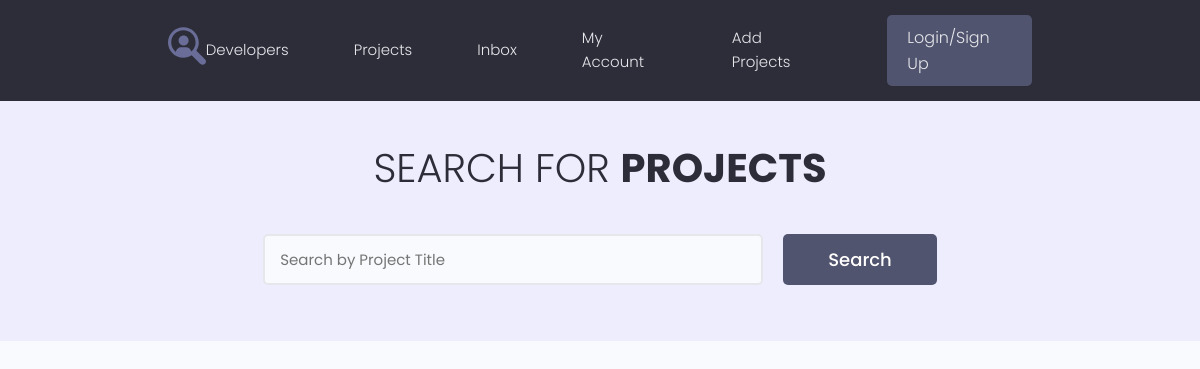
Before: /projects/ with the older database file.
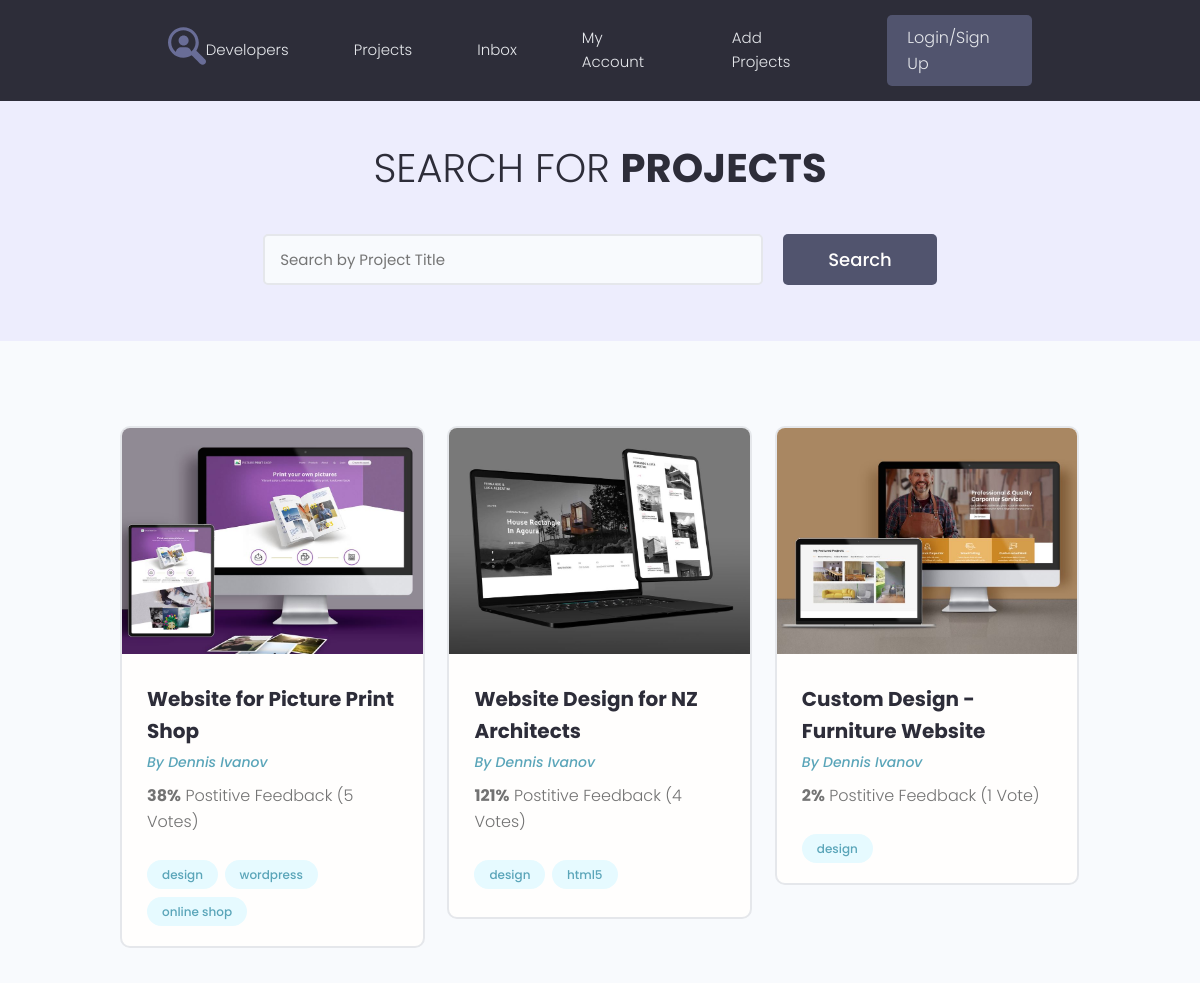
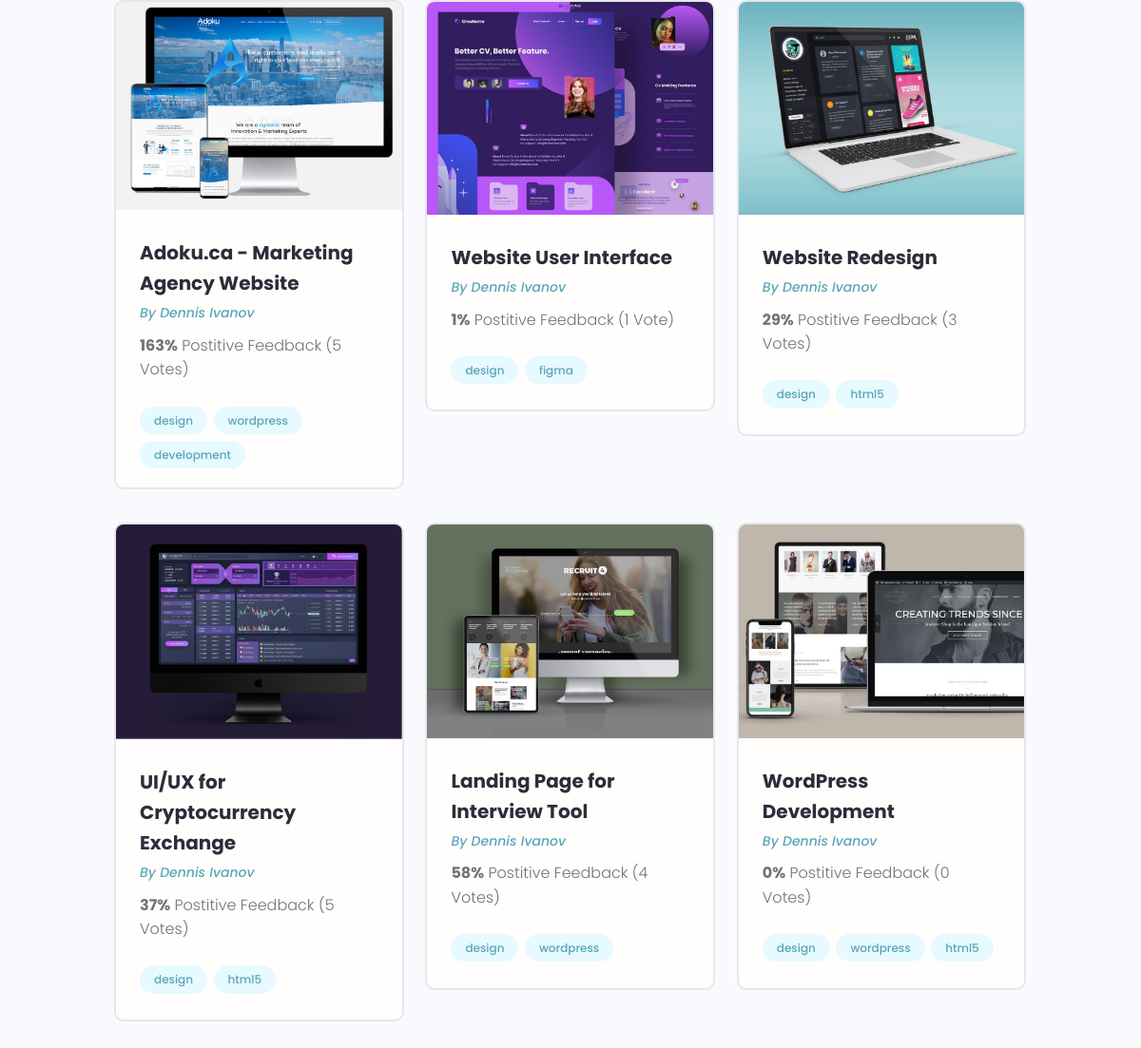
After: the same page with the newer database file (2 pictures, top to bottom).
### projects/models.py (models this page shows, shortened)
class Project(models.Model):
    owner = models.ForeignKey(Profile, on_delete=models.SET_NULL, null=True, blank=True)
    title = models.CharField(max_length=200) # Название самого какого то проекта
    description = models.TextField(null=True, blank=True) # Поле по больше(Пустое поле, по умолчанию null)
    featured_image = models.ImageField(null=True, blank=True, upload_to='projects/%Y/%m/%d/', default='default.jpg') # Поле для изображения, поле будет заполняться динамически. upload_to - указывает по какому пути будет загружаться изображение. default='default.jpg' не указываем путь к папке, значит она должна лежать в медиа.
    demo_link = models.CharField(max_length=2000, null=True, blank=True) # будет два перехода
    source_link = models.CharField(max_length=2000, null=True, blank=True)
    tags = models.ManyToManyField('Tag', blank=True)
    vote_total = models.IntegerField(default=0, null=True, blank=True) # для подсчёта кол-ва процентов
    vote_ratio = models.IntegerField(default=0, null=True, blank=True) # для подсчёта кол-ва
    created = models.DateTimeField(auto_now_add=True)  # Дата создания какого-то проекта.

class Tag(models.Model):
    name = models.CharField(max_length=200)
    created = models.DateTimeField(auto_now_add=True) # Дата создания тега
    def __str__(self):
        return self.name

### projects/views.py (the view)
# urls.py: path('projects/', include('projects.urls')),  # подключаем документ по пути, делаем главную страницу index.html
def projects(request):
    pr = Project.objects.all()
    context = {'projects': pr}
    return render(request, 'projects/projects.html', context)

### projects/templates/projects/projects.html (shortened to what this page needs)
{% extends 'projects/base.html' %}
{% block content %}
<main class="projects">
    <section class="hero-section text-center">
        <div class="container container--narrow">
            <div class="hero-section__box">
                <h2>Search for <span>Projects</span></h2>
            </div>
            <div class="hero-section__search">
                <form class="form" action="#" method="get">
                    <div class="form__field">
                        <input class="input input--text" id="formInput#search" type="text" name="text"
                               placeholder="Search by Project Title"/>
                    </div>
                    <input class="btn btn--sub btn--lg" type="submit" value="Search"/>
                </form>
            </div>
        </div>
    </section>
    <section class="projectsList">
        <div class="container">
            <div class="grid grid--three">
                {% for project in projects %}
                <div class="column">
                    <div class="card project">
                        <a href="{% url 'project' project.id %}" class="project">
                            <img class="project__thumbnail" src="{{ project.featured_image.url }}" alt="project thumbnail">
                            <div class="card__body">
                                <h3 class="project__title">{{ project.title }}</h3>
                                <p><a class="project__author" href="{% url 'project' project.id %}">By Dennis Ivanov</a></p>
                                <p class="project--rating">
                                    <span style="font-weight: bold;">{{ project.vote_total }}%</span> Postitive
                                    Feedback ({{ project.vote_ratio }} Vote{{ project.vote_ratio|pluralize:'s' }})
                                </p>
                                <div class="project__tags">
                                    {% for tag in project.tags.all %}
                                    <span class="tag tag--pill tag--main">
                                        <small>{{ tag }}</small>
                                    </span>
                                    {%endfor%}
                                </div>
                            </div>
                        </a>
                    </div>
                </div>
                {% endfor %}
            </div>
        </div>
    </section>
</main>
{% endblock %}

### projects/templates/projects/base.html (shortened to what this page needs)
{% load static %}
<!Doctype html>
<html lang="en">
<head>
    <link rel="stylesheet" href="https://maxcdn.bootstrapcdn.com/font-awesome/4.5.0/css/font-awesome.min.css">
    <link rel="stylesheet" href="{% static 'uikit/styles/uikit.css' %}"/>
    <link rel="stylesheet" href="{% static 'styles/app.css' %}"/>
</head>
<body>
{% include 'projects/navbar.html' %}
{% block content %}{% endblock %}
</body>
</html>

### projects/templates/projects/navbar.html (shortened to what this page needs)
{% load static %}
<header class="header">
    <div class="container container--narrow">
        <a href="{% url 'profiles' %}" class="header__logo">
            <img src="{% static 'images/logo.svg' %}" alt="DevSearch Logo"/>
        </a>
        <nav class="header__nav">
            <ul class="header__menu">
                <li class="header__menuItem"><a href="{% url 'profiles' %}">Developers</a></li>
                <li class="header__menuItem"><a href="{% url 'projects' %}">Projects</a></li>
                <li class="header__menuItem"><a href="inbox.html">Inbox</a></li>
                <li class="header__menuItem"><a href="account.html">My Account</a></li>
                <li class="header__menuItem"><a href="{% url 'create_project' %}">Add Projects</a></li>
                <li class="header__menuItem"><a href="login.html" class="btn btn--sub">Login/Sign Up</a></li>
            </ul>
        </nav>
    </div>
</header>

### projects/static/styles/app.css (style rules this page uses)
:root { --color-sub: #2d2d39; }
.btn--sub { background-color: var(--color-sub-light); }
.card { border: 2px solid var(--color-light); }
img { width: 100%; }
.header { position: sticky; z-index: 111; background-color: var(--color-sub); padding: 1.5rem 0; }
.header > .container { display: flex; justify-content: space-between; align-items: center; }
.header__logo > img { height: 3.8rem; }
.header__nav > ul { display: inline-flex; align-items: center; list-style: none; gap: 6.5rem; }
.header__menuItem > a { color: var(--color-light); font-weight: 300; }
.hero-section { height: 40vh; display: flex; align-items: center; background-color: var(--color-sub); }
.hero-section__box { margin-bottom: 4rem; }
.hero-section__box > h2, .hero-section__box > h2 > span { font-size: 4rem; color: var(--color-light); line-height: 1.3; text-transform: uppercase; }
.hero-section__box > h2 { font-weight: 300; }
.hero-section__box > h2 > span { font-weight: 700; }
.hero-section__search > .form { display: flex; align-items: center; justify-content: center; gap: 2rem; }
.hero-section__search > .form input.input--text { width: 50rem; }
.project__author { font-size: 1.4rem; font-style: italic; }
.project--rating { margin-bottom: 1.6em; margin-top: .5em; }
.projects > .hero-section { background: var(--color-sub-lighter); height: 30vh; }
.projects .hero-section__box { margin-bottom: 2.5rem; }
.projects .hero-section__box > h2 { color: var(--color-sub); }
.projects .hero-section__box > h2 > span { font-weight: 700; color: var(--color-sub); }
.projectsList { margin-top: 8rem; }
.project__thumbnail { object-fit: cover; object-position: top center; width: 100%; }
.project__title { font-size: 2rem; font-weight: 700; color: var(--color-sub); }

### projects/static/uikit/styles/modules/_variables.css (style rules this page uses)
:root { --color-main: #5aa5b9; --color-main-light: #e6faff; --color-sub: #3f4156; --color-sub-light: #51546e; --color-sub-lighter: #ededfd; --color-text: #737373; --color-gray: #8b8b8b; --color-light: #e5e7eb; --color-light-gray: #767676; --color-bg: #f8fafd; --color-white: #fffefd; --color-white-light: #f3f3f3; --color-success: #359e64; --color-success-bg: #def8e8; --color-error: #fc4b0b; --color-error-bg: #fff2ee; --font-base: 'Poppins', arial, helvetica, 'Segoe UI', roboto, ubuntu, sans-serif; --font-monospace: 'Fira Code', 'Courier New', courier, monospace; --font-regular: 300; --font-medium: 500; --font-bold: 700; --generic-shadow: 1px 1px 5px #00000010; --generic-transition: all 0.3s ease-in-out; }

### projects/static/uikit/styles/modules/_base.css (style rules this page uses)
* { margin: 0; padding: 0; box-sizing: border-box; text-rendering: optimizeLegibility; color: inherit; font-size: inherit; }
html { font-size: 50%; }
@media only screen and (min-width: 480px) { html { font-size: 56.25%; } }
@media only screen and (min-width: 1200px) { html { font-size: 62.5%; } }
body { line-height: 1.6; font-weight: 400; font-size: 1.5rem; color: var(--color-text); background-color: var(--color-bg); min-height: 100vh; }

### projects/static/uikit/styles/modules/_typography.css (style rules this page uses)
* { font-family: var(--font-base); }
h2 { font-size: 3.6rem; font-weight: var(--font-bold); }
h3 { font-size: 3.2rem; font-weight: var(--font-medium); }
p, span, strong { font-size: 1.6rem; color: var(--color-text); font-weight: var(--font-regular); }
a { padding-bottom: 2px; text-decoration: none; display: inline-block; color: var(--color-main); font-weight: var(--font-medium); }

### projects/static/uikit/styles/modules/_utilities.css (style rules this page uses)
.container { width: 92%; max-width: 165rem; margin: 0 auto; box-sizing: border-box; }
.container--narrow { width: 92%; max-width: 120rem; }
@media screen and (min-width: 1000px) { .container { width: 90%; } }
@media screen and (min-width: 1000px) { .container--narrow { width: 85%; } }
@media screen and (min-width: 1200px) { .container { width: 80%; } }
@media screen and (min-width: 1200px) { .container--narrow { width: 72%; } }
.text-center { text-align: center; }

### projects/static/uikit/styles/modules/_button.css (style rules this page uses)
.btn { display: inline-block; position: relative; cursor: pointer; background-color: var(--color-light); font-weight: var(--font-medium); color: var(--color-sub); text-decoration: none; padding: 1rem 2rem; border-radius: 0.5rem; border: none; width: -webkit-fit-content; width: -moz-fit-content; width: fit-content; height: -webkit-fit-content; height: -moz-fit-content; height: fit-content; font-size: 1.6rem; outline-width: 0; outline-color: transparent; -webkit-backface-visibility: hidden; backface-visibility: hidden; transition: all 0.3s ease-in-out; }
.btn--sub { background-color: var(--color-sub); color: var(--color-white); }
.btn--lg { font-size: 1.8rem; padding: 1.2rem 4.5rem; }

Changed rows visible on the page:
added Project: featured_image (picture), title "Website for Picture Print Shop", vote_total "38", vote_ratio "5"
added Tag: name "design"
added Tag: name "wordpress"
added Tag: name "online shop", shown under "Website for Picture Print Shop"
added Project: featured_image (picture), title "Website Design for NZ Architects", vote_total "121", vote_ratio "4"
added Tag: name "html5"
added Project: featured_image (picture), title "Custom Design - Furniture Website", vote_total "2", vote_ratio "1"
added Project: featured_image (picture), title "Adoku.ca - Marketing Agency Website", vote_total "163", vote_ratio "5"
added Tag: name "development", shown under "Adoku.ca - Marketing Agency Website"
added Project: featured_image (picture), title "Website User Interface", vote_total "1", vote_ratio "1"
added Tag: name "figma", shown under "Website User Interface"
added Project: featured_image (picture), title "Website Redesign", vote_total "29", vote_ratio "3"
added Project: featured_image (picture), title "UI/UX for Cryptocurrency Exchange", vote_total "37", vote_ratio "5"
added Project: featured_image (picture), title "Landing Page for Interview Tool", vote_total "58", vote_ratio "4"
added Project: featured_image (picture), title "WordPress Development", vote_total "0", vote_ratio "0"
